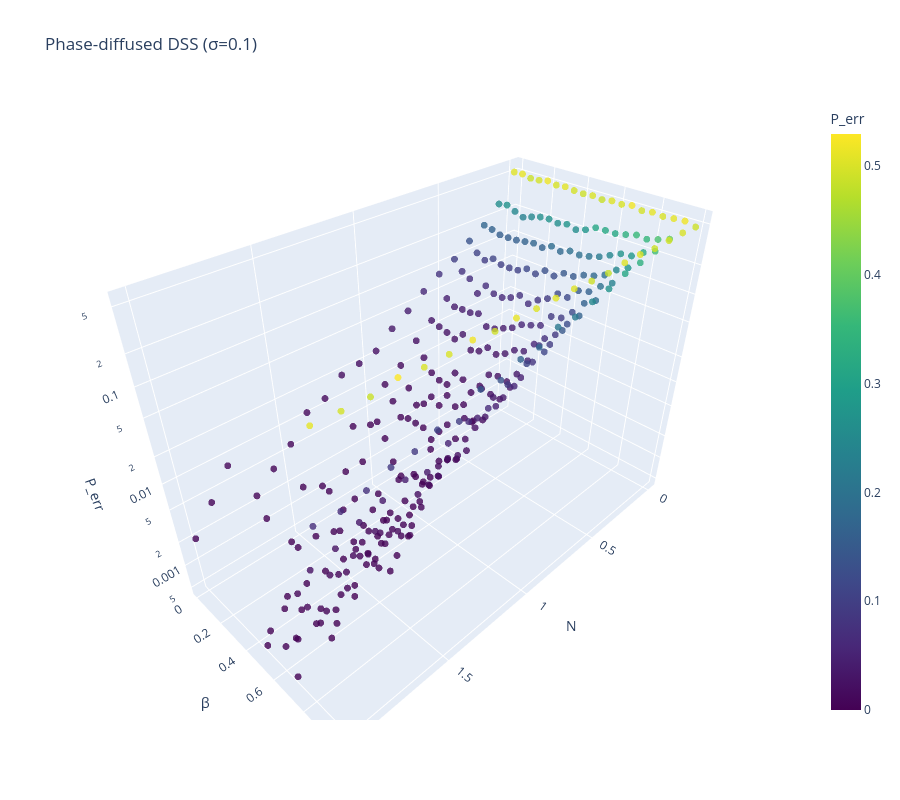

Write notebook code for a chart like this one.
### Code cell
# Flatten grid for scatter points
N_grid, beta_grid = np.meshgrid(N_dss, beta_dss, indexing="ij")

fig = go.Figure()

fig.add_trace(go.Scatter3d(x=N_grid.ravel(), y=beta_grid.ravel(), z=p_err_dss.ravel(), mode="markers", marker=dict(size=4,color=p_err_dss.ravel(),
            colorscale="Viridis", colorbar=dict(title=r"P_err"), opacity=0.8), name="Simulation"))

fig.update_layout(
    title=rf"Phase-diffused DSS (σ={sigma})", scene=dict(xaxis_title="N", yaxis_title=r"β", zaxis=dict(title="P_err", type='log')), width=900, height=800)

fig.show()

### Figure 1 — Plotly figure (JSON) as saved in the notebook; plotly's stock layout.template omitted (floating-point values rounded to 4 significant figures; data arrays with more than 128 entries replaced by an {"elided": "..."} marker saying what was removed)
{"data": [{"marker": {"color": {"elided": "400 float values"}, "colorbar": {"title": {"text": "P_err"}}, "colorscale": [[0, "#440154"], [0.1111, "#482878"], [0.2222, "#3e4989"], [0.3333, "#31688e"], [0.4444, "#26828e"], [0.5556, "#1f9e89"], [0.6667, "#35b779"], [0.7778, "#6ece58"], [0.8889, "#b5de2b"], [1, "#fde725"]], "opacity": 0.8, "size": 4}, "mode": "markers", "name": "Simulation", "type": "scatter3d", "x": {"elided": "400 float values"}, "y": {"elided": "400 float values"}, "z": {"elided": "400 float values"}}], "layout": {"height": 800, "scene": {"xaxis": {"title": {"text": "N"}}, "yaxis": {"title": {"text": "β"}}, "zaxis": {"title": {"text": "P_err"}, "type": "log"}}, "title": {"text": "Phase-diffused DSS (σ=0.1)"}, "width": 900}}
